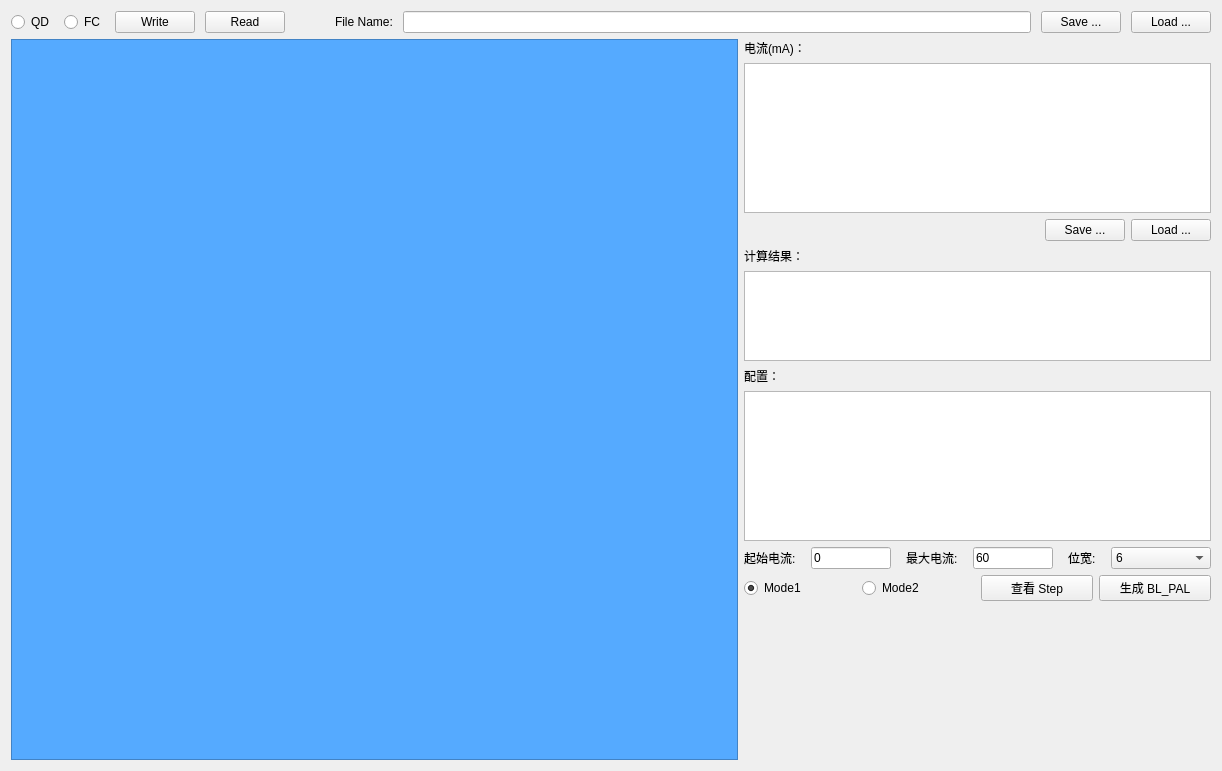
<?xml version="1.0" encoding="UTF-8"?>
<ui version="4.0">
 <class>FrameEPCCBOOST</class>
 <widget class="QFrame" name="FrameEPCCBOOST">
  <property name="geometry">
   <rect>
    <x>0</x>
    <y>0</y>
    <width>1222</width>
    <height>771</height>
   </rect>
  </property>
  <property name="windowTitle">
   <string>Frame</string>
  </property>
  <layout class="QVBoxLayout" name="verticalLayout_3">
   <item>
    <layout class="QHBoxLayout" name="horizontalLayout">
     <property name="spacing">
      <number>10</number>
     </property>
     <item>
      <widget class="QRadioButton" name="radioButton1">
       <property name="text">
        <string>QD</string>
       </property>
       <property name="checked">
        <bool>true</bool>
       </property>
      </widget>
     </item>
     <item>
      <widget class="QRadioButton" name="radioButton2">
       <property name="text">
        <string>FC</string>
       </property>
      </widget>
     </item>
     <item>
      <widget class="QPushButton" name="pushButtonWrite">
       <property name="text">
        <string>Write</string>
       </property>
      </widget>
     </item>
     <item>
      <widget class="QPushButton" name="pushButtonRead">
       <property name="text">
        <string>Read</string>
       </property>
      </widget>
     </item>
     <item>
      <spacer name="horizontalSpacer">
       <property name="orientation">
        <enum>Qt::Horizontal</enum>
       </property>
       <property name="sizeType">
        <enum>QSizePolicy::Preferred</enum>
       </property>
       <property name="sizeHint" stdset="0">
        <size>
         <width>40</width>
         <height>20</height>
        </size>
       </property>
      </spacer>
     </item>
     <item>
      <widget class="QLabel" name="label_3">
       <property name="text">
        <string>File Name:</string>
       </property>
      </widget>
     </item>
     <item>
      <widget class="QLineEdit" name="lineEditFilename">
       <property name="minimumSize">
        <size>
         <width>400</width>
         <height>0</height>
        </size>
       </property>
      </widget>
     </item>
     <item>
      <widget class="QPushButton" name="pushButtonSave">
       <property name="text">
        <string>Save ...</string>
       </property>
      </widget>
     </item>
     <item>
      <widget class="QPushButton" name="pushButtonLoad">
       <property name="text">
        <string>Load ...</string>
       </property>
      </widget>
     </item>
    </layout>
   </item>
   <item>
    <layout class="QHBoxLayout" name="horizontalLayout_6" stretch="1,0">
     <item>
      <widget class="FrameEPCCPanel" name="framePanel">
       <property name="focusPolicy">
        <enum>Qt::StrongFocus</enum>
       </property>
       <property name="styleSheet">
        <string notr="true">background-color: rgb(85, 170, 255);</string>
       </property>
       <property name="frameShape">
        <enum>QFrame::StyledPanel</enum>
       </property>
       <property name="frameShadow">
        <enum>QFrame::Raised</enum>
       </property>
       <layout class="QHBoxLayout" name="horizontalLayout_3">
        <property name="spacing">
         <number>0</number>
        </property>
        <property name="leftMargin">
         <number>0</number>
        </property>
        <property name="topMargin">
         <number>0</number>
        </property>
        <property name="rightMargin">
         <number>0</number>
        </property>
        <property name="bottomMargin">
         <number>0</number>
        </property>
       </layout>
      </widget>
     </item>
     <item>
      <layout class="QVBoxLayout" name="verticalLayout_2">
       <item>
        <layout class="QVBoxLayout" name="verticalLayout">
         <item>
          <widget class="QLabel" name="label">
           <property name="text">
            <string>电流(mA)：</string>
           </property>
          </widget>
         </item>
         <item>
          <widget class="QTableView" name="tableView4">
           <property name="sizePolicy">
            <sizepolicy hsizetype="Expanding" vsizetype="Fixed">
             <horstretch>0</horstretch>
             <verstretch>0</verstretch>
            </sizepolicy>
           </property>
           <property name="minimumSize">
            <size>
             <width>400</width>
             <height>0</height>
            </size>
           </property>
           <property name="maximumSize">
            <size>
             <width>16777215</width>
             <height>150</height>
            </size>
           </property>
           <attribute name="horizontalHeaderHighlightSections">
            <bool>false</bool>
           </attribute>
           <attribute name="verticalHeaderVisible">
            <bool>false</bool>
           </attribute>
           <attribute name="verticalHeaderHighlightSections">
            <bool>false</bool>
           </attribute>
          </widget>
         </item>
         <item>
          <layout class="QHBoxLayout" name="horizontalLayout_4">
           <item>
            <spacer name="horizontalSpacer_2">
             <property name="orientation">
              <enum>Qt::Horizontal</enum>
             </property>
             <property name="sizeHint" stdset="0">
              <size>
               <width>40</width>
               <height>20</height>
              </size>
             </property>
            </spacer>
           </item>
           <item>
            <widget class="QPushButton" name="pushButtonLoadICfg">
             <property name="text">
              <string>Save ...</string>
             </property>
            </widget>
           </item>
           <item>
            <widget class="QPushButton" name="pushButtonSaveICfg">
             <property name="text">
              <string>Load ...</string>
             </property>
            </widget>
           </item>
          </layout>
         </item>
         <item>
          <widget class="QLabel" name="label_2">
           <property name="text">
            <string>计算结果：</string>
           </property>
          </widget>
         </item>
         <item>
          <widget class="QTableView" name="tableView5">
           <property name="sizePolicy">
            <sizepolicy hsizetype="Expanding" vsizetype="Minimum">
             <horstretch>0</horstretch>
             <verstretch>0</verstretch>
            </sizepolicy>
           </property>
           <property name="maximumSize">
            <size>
             <width>16777215</width>
             <height>90</height>
            </size>
           </property>
           <attribute name="horizontalHeaderVisible">
            <bool>false</bool>
           </attribute>
           <attribute name="horizontalHeaderHighlightSections">
            <bool>false</bool>
           </attribute>
           <attribute name="verticalHeaderVisible">
            <bool>false</bool>
           </attribute>
           <attribute name="verticalHeaderHighlightSections">
            <bool>false</bool>
           </attribute>
          </widget>
         </item>
         <item>
          <widget class="QLabel" name="label_4">
           <property name="text">
            <string>配置：</string>
           </property>
          </widget>
         </item>
         <item>
          <widget class="QTableView" name="tableView6">
           <property name="sizePolicy">
            <sizepolicy hsizetype="Expanding" vsizetype="Fixed">
             <horstretch>0</horstretch>
             <verstretch>0</verstretch>
            </sizepolicy>
           </property>
           <property name="maximumSize">
            <size>
             <width>16777215</width>
             <height>150</height>
            </size>
           </property>
           <attribute name="horizontalHeaderHighlightSections">
            <bool>false</bool>
           </attribute>
           <attribute name="verticalHeaderVisible">
            <bool>false</bool>
           </attribute>
           <attribute name="verticalHeaderHighlightSections">
            <bool>false</bool>
           </attribute>
          </widget>
         </item>
        </layout>
       </item>
       <item>
        <layout class="QHBoxLayout" name="horizontalLayout_2">
         <property name="spacing">
          <number>15</number>
         </property>
         <item>
          <widget class="QLabel" name="label_5">
           <property name="text">
            <string>起始电流:</string>
           </property>
          </widget>
         </item>
         <item>
          <widget class="QLineEdit" name="lineEditMinI">
           <property name="minimumSize">
            <size>
             <width>80</width>
             <height>0</height>
            </size>
           </property>
           <property name="maximumSize">
            <size>
             <width>80</width>
             <height>16777215</height>
            </size>
           </property>
           <property name="text">
            <string>0</string>
           </property>
          </widget>
         </item>
         <item>
          <widget class="QLabel" name="label_6">
           <property name="text">
            <string>最大电流:</string>
           </property>
          </widget>
         </item>
         <item>
          <widget class="QLineEdit" name="lineEditMaxI">
           <property name="minimumSize">
            <size>
             <width>80</width>
             <height>0</height>
            </size>
           </property>
           <property name="maximumSize">
            <size>
             <width>80</width>
             <height>16777215</height>
            </size>
           </property>
           <property name="text">
            <string>60</string>
           </property>
          </widget>
         </item>
         <item>
          <widget class="QLabel" name="label_7">
           <property name="text">
            <string>位宽:</string>
           </property>
          </widget>
         </item>
         <item>
          <widget class="QComboBox" name="comboBoxBits">
           <property name="minimumSize">
            <size>
             <width>100</width>
             <height>0</height>
            </size>
           </property>
           <property name="currentIndex">
            <number>1</number>
           </property>
           <item>
            <property name="text">
             <string>4</string>
            </property>
           </item>
           <item>
            <property name="text">
             <string>6</string>
            </property>
           </item>
           <item>
            <property name="text">
             <string>8</string>
            </property>
           </item>
          </widget>
         </item>
        </layout>
       </item>
       <item>
        <layout class="QHBoxLayout" name="horizontalLayout_5">
         <item>
          <widget class="QRadioButton" name="radioButtonMode1">
           <property name="text">
            <string>Mode1</string>
           </property>
           <property name="checked">
            <bool>true</bool>
           </property>
           <attribute name="buttonGroup">
            <string notr="true">buttonGroup</string>
           </attribute>
          </widget>
         </item>
         <item>
          <widget class="QRadioButton" name="radioButtonMode2">
           <property name="text">
            <string>Mode2</string>
           </property>
           <attribute name="buttonGroup">
            <string notr="true">buttonGroup</string>
           </attribute>
          </widget>
         </item>
         <item>
          <widget class="QPushButton" name="pushButton">
           <property name="text">
            <string>查看 Step</string>
           </property>
          </widget>
         </item>
         <item>
          <widget class="QPushButton" name="pushButton_2">
           <property name="text">
            <string>生成 BL_PAL</string>
           </property>
          </widget>
         </item>
        </layout>
       </item>
       <item>
        <spacer name="verticalSpacer">
         <property name="orientation">
          <enum>Qt::Vertical</enum>
         </property>
         <property name="sizeHint" stdset="0">
          <size>
           <width>20</width>
           <height>40</height>
          </size>
         </property>
        </spacer>
       </item>
      </layout>
     </item>
    </layout>
   </item>
  </layout>
 </widget>
 <customwidgets>
  <customwidget>
   <class>FrameEPCCPanel</class>
   <extends>QFrame</extends>
   <header>frameepccpanel.h</header>
   <container>1</container>
  </customwidget>
 </customwidgets>
 <resources/>
 <connections/>
 <buttongroups>
  <buttongroup name="buttonGroup"/>
 </buttongroups>
</ui>
